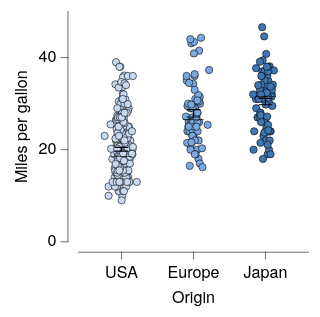

This figure's Vega-Lite source:
### Vega-Lite specification from a JSON file in a GitHub repository (floating-point values rounded to 4 significant figures; data arrays with more than 128 entries replaced by an {"elided": "..."} marker saying what was removed)
{"background": null, "config": {"arc": {"fill": "#DBDBDB", "fillOpacity": 1.0, "innerRadius": 25.0, "padAngle": 0.03, "stroke": "black", "strokeOpacity": 1, "strokeWidth": 0.25}, "area": {"fill": "#DBDBDB", "fillOpacity": 1.0, "stroke": "black", "strokeOpacity": 1, "strokeWidth": 0.25}, "axis": {"domain": true, "domainCap": "round", "domainColor": "black", "domainWidth": 0.25, "grid": false, "gridCap": "round", "gridColor": "#F1F1F1", "gridDash": [0, 0], "gridOpacity": 1.0, "gridWidth": 0.25, "labelColor": "black", "labelFont": "HelveticaNeue", "labelFontSize": 7, "labelFontStyle": "normal", "labelFontWeight": 400, "offset": 4.5, "ticks": true, "tickCap": "round", "tickColor": "black", "tickRound": false, "tickSize": 3, "tickWidth": 0.25, "titleColor": "black", "titleFont": "HelveticaNeue", "titleFontSize": 7, "titleFontStyle": "normal", "titleFontWeight": 400}, "axisX": {"domain": true, "labelAlign": "center", "labelAngle": 0, "labels": true, "ticks": true, "translate": 0}, "axisY": {"domain": true, "labelAlign": "right", "labelAngle": 0, "labels": true, "ticks": true, "translate": 0}, "axisRight": {"domain": true, "labelAlign": "left", "labelAngle": 0, "labels": true, "ticks": true, "translate": 0}, "axisTop": {"domain": true, "labelAlign": "center", "labelAngle": 0, "labels": true, "ticks": true, "translate": 0}, "axisBand": {"tickOffset": 0}, "bar": {"fill": "#DBDBDB", "fillOpacity": 1.0, "stroke": "black", "strokeOpacity": 1, "strokeWidth": 0.25}, "boxplot": {"size": 9.0, "ticks": {"cornerRadius": 0.25, "fill": "black", "size": 4.5, "thickness": 0.25}, "box": {"fillOpacity": 1.0, "stroke": "black", "strokeOpacity": 1, "strokeWidth": 0.25}, "median": {"fill": "black", "fillOpacity": 1.0, "size": 9.0, "thickness": 0.25}, "rule": {"fill": "black", "fillOpacity": 1.0, "size": 10.0, "stroke": "black", "strokeDash": [0, 0], "strokeOpacity": 1, "strokeWidth": 0.25}, "outliers": {"color": "black", "fill": "black", "fillOpacity": 1.0, "size": 0, "stroke": "black", "strokeOpacity": 1, "strokeWidth": 0.25}}, "circle": {"fill": "black", "fillOpacity": 1.0, "size": 0.5, "stroke": null, "strokeOpacity": 1, "strokeWidth": 0.25}, "errorband": {"band": {"fillOpacity": 0.6, "stroke": null, "strokeWidth": 0.25, "strokeOpacity": 1}, "borders": {"opacity": 0, "strokeOpacity": 0.25, "strokeWidth": 1}}, "errorbar": {"opacity": 1, "rule": {"strokeDash": [0, 0], "strokeWidth": 0.5}, "ticks": {"color": "black", "cornerRadius": 0.25, "opacity": 1, "size": 6.0, "thickness": 0.5}, "thickness": 0.5}, "font": "HelveticaNeue", "geoshape": {"fill": "#DBDBDB", "fillOpacity": 1.0, "stroke": "black", "strokeOpacity": 1, "strokeWidth": 0.25}, "header": {"labelColor": "black", "labelFont": "HelveticaNeue", "labelFontSize": 7, "labelFontStyle": "normal", "labelFontWeight": 400, "titleColor": "black", "titleFont": "HelveticaNeue", "titleFontSize": 7, "titleFontStyle": "normal", "titleFontWeight": 400, "titlePadding": 0}, "legend": {"disable": false, "offset": 4.5, "gradientLength": 50.0, "gradientThickness": 5.0, "gradientOpacity": 1.0, "gradientStrokeColor": "black", "gradientStrokeWidth": 0.25, "labelColor": "black", "labelFont": "HelveticaNeue", "labelFontSize": 7, "labelFontStyle": "normal", "labelFontWeight": 400, "strokeColor": "black", "strokeWidth": 0, "symbolSize": 42, "symbolStrokeColor": "black", "symbolStrokeWidth": 0.25, "titleColor": "black", "titleFont": "HelveticaNeue", "titleFontSize": 7, "titleFontStyle": "normal", "titleFontWeight": 400}, "line": {"color": "black", "stroke": "black", "strokeCap": "round", "strokeDash": [0, 0], "strokeOpacity": 1, "strokeWidth": 0.375}, "point": {"filled": true, "fill": "#DBDBDB", "fillOpacity": 1.0, "size": 5.0, "stroke": "black", "strokeOpacity": 1, "strokeWidth": 0.25}, "range": {"category": ["#C6D9F1", "#F1C9CB", "#FEF0B9", "#CEE37A", "#7AA8E0", "#E589A3", "#FDDD5D", "#68B961", "#4177B1", "#C35082", "#E5C227", "#438156"], "diverging": {"scheme": ["#C35082", "#CE6D94", "#D989A7", "#E2A4BA", "#EABFCE", "#F1DBE2", "#F6F6F6", "#D7E0EB", "#B9CBE0", "#9BB6D5", "#7DA1C9", "#5F8CBD", "#4177B1"]}, "heatmap": {"scheme": ["#DFE9F7", "#C6D9F1", "#ADC8EC", "#94B8E6", "#7AA8E0", "#6097DA", "#4D87CA", "#4177B1", "#386898", "#2F597F", "#264A69", "#1D3A58"]}, "ordinal": {"scheme": ["#F1F1F1", "#DBDBDB", "#C6C6C6", "#B2B2B2", "#9D9D9D", "#898989", "#767676", "#636363", "#515151", "#404040", "#2F2F2F", "#1F1F1F"]}, "ramp": {"scheme": ["#DFE9F7", "#C6D9F1", "#ADC8EC", "#94B8E6", "#7AA8E0", "#6097DA", "#4D87CA", "#4177B1", "#386898", "#2F597F", "#264A69", "#1D3A58"]}}, "rule": {"color": "black", "stroke": "black", "strokeCap": "round", "strokeDash": [2, 2], "strokeOpacity": 1, "strokeWidth": 0.25}, "scale": {"bandPaddingInner": 0.1, "bandPaddingOuter": 0.1, "round": false}, "rect": {"fill": "#DBDBDB", "fillOpacity": 1.0, "stroke": "black", "strokeOpacity": 1, "strokeWidth": 0.25}, "square": {"fill": "#DBDBDB", "fillOpacity": 1.0, "size": 10.0, "stroke": "black", "strokeOpacity": 1, "strokeWidth": 0.25}, "text": {"color": "black", "font": "HelveticaNeue", "fontSize": 7, "fontStyle": "normal", "fontWeight": 400}, "title": {"anchor": "middle", "frame": "group", "color": "black", "font": "HelveticaNeue", "fontSize": 7, "fontStyle": "normal", "fontWeight": 400, "subtitleColor": "black", "subtitleFont": "HelveticaNeue", "subtitleFontSize": "HelveticaNeue", "subtitleFontStyle": "normal", "subtitleFontWeight": 400}, "view": {"continuousWidth": 100, "continuousHeight": 100, "discreteWidth": 100, "discreteHeight": 100, "fill": null, "stroke": null, "strokeWidth": 0.25}}, "layer": [{"data": {"name": "data-5a85ede2053d4aec77293cfb476ae07b"}, "mark": {"type": "circle", "opacity": 1.0, "size": 10.0, "stroke": "black", "strokeOpacity": 1, "strokeWidth": 0.25}, "encoding": {"color": {"field": "Origin", "legend": null, "scale": {"range": ["#C6D9F1", "#7AA8E0", "#4177B1", "#F1C9CB", "#E589A3", "#C35082", "#FEF0B9", "#FDDD5D", "#E5C227", "#CEE37A", "#68B961", "#438156"]}, "sort": ["USA", "Europe", "Japan"], "title": null, "type": "nominal"}, "x": {"axis": {}, "field": "Origin", "sort": ["USA", "Europe", "Japan"], "title": "Origin", "type": "nominal"}, "xOffset": {"field": "jitter_x", "scale": {"domain": [-7.33, 7.33], "range": [5.17, 19.83]}, "type": "quantitative"}, "y": {"field": "Miles_per_Gallon", "title": "Miles per gallon", "type": "quantitative"}}}, {"data": {"name": "data-64e7897fd8423deef5c97d660b6d3367"}, "mark": {"type": "errorbar"}, "encoding": {"x": {"axis": {}, "field": "Origin", "sort": ["USA", "Europe", "Japan"], "title": "Origin", "type": "nominal"}, "y": {"field": "__mean", "title": "Miles per gallon", "type": "quantitative"}, "yError": {"field": "__error"}}}, {"data": {"name": "data-5a85ede2053d4aec77293cfb476ae07b"}, "mark": {"type": "boxplot", "box": {"fillOpacity": 0, "strokeOpacity": 0}, "outliers": {"opacity": 0}, "rule": {"strokeOpacity": 0}, "ticks": false}, "encoding": {"x": {"axis": {}, "field": "Origin", "sort": ["USA", "Europe", "Japan"], "title": "Origin", "type": "nominal"}, "y": {"field": "Miles_per_Gallon", "title": "Miles per gallon", "type": "quantitative"}}}], "$schema": "https://vega.github.io/schema/vega-lite/v6.4.1.json", "datasets": {"data-5a85ede2053d4aec77293cfb476ae07b": {"elided": "398 records"}, "data-64e7897fd8423deef5c97d660b6d3367": [{"Origin": "USA", "__mean": 20.08, "__error": 0.4058, "__dysonsphere__": 1}, {"Origin": "Japan", "__mean": 30.45, "__error": 0.6852, "__dysonsphere__": 1}, {"Origin": "Europe", "__mean": 27.89, "__error": 0.8037, "__dysonsphere__": 1}]}}
